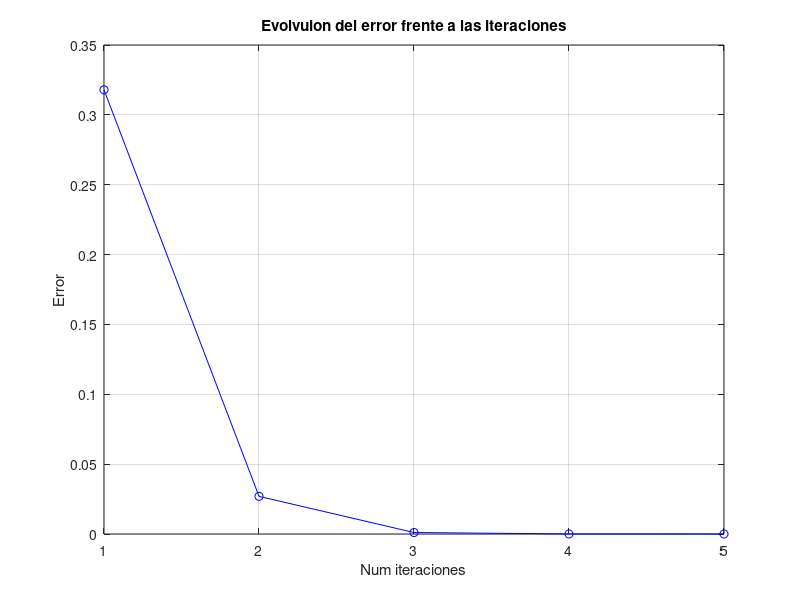
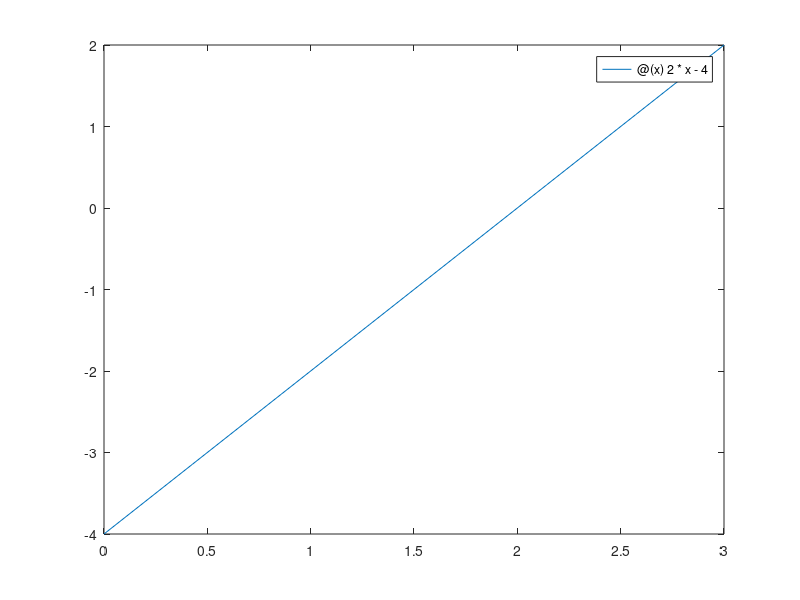

Recreate these plots in MATLAB, in order. (Note: this script raises an error after producing the figures.)
% Ejerjcicio 2
% a)
err=1;
i=0;
resultado=0;
x=27;
errores=[];
while err>10^-5
   
    resultado = resultado + (-1)^i*x^(2*i+1)/factorial(2*i+1);
    err = abs(sin(x)-resultado);
    i=i+1;
    errores(i)=abs(resultado-sin(x));

end

% Plot de la evolvuion del error frente a las iteraciones

plot(1:i,errores,'b-o');
title('Evolvuion del error frente a las iteraciones');
xlabel('Num iteraciones')
ylabel('Error')
grid on

%%
% b)
%Mejora del algoritmo
clc
x=27;
x=mod(x+pi,2*pi)-pi; %Reduce x al intervale [-pi,pi]
if abs(x) > pi/2
    if x<0
        x=-(pi+x);
    else 
        x=pi-x;
    end
end

y=0;
i=0;
errores=[];
while abs(y-sin(x))> 10^-5
    y=y+(-1)^i*x^(2*i+1)/factorial(2*i+1);
    i=i+1;
    errores(i)=abs(y-sin(x));

end

plot(1:i,errores,'b-o');
title('Evolvuion del error frente a las iteraciones');
xlabel('Num iteraciones')
ylabel('Error')
grid on

%%
% Ejercicio 3

x=10^-16;

if abs(x)<10^-15

    f = 1 + x^2/factorial(3);
else
    f = (exp(x)-exp(-x))/2*x;
end
disp(f);

%%
clear all
clc

f1= @(x) 2*x-4;
figure;
fplot(f1,[0,3]);
[c1,n1,E1_1,E2_1] = bisection(f1,0,3,10^-5,10^-5,100);
hold on
plot(c1,f1(c1),'ro');
grid on;
%%
close all; clear all; clc
f2=@(x) x^3*sin(x);
figure;
fplot(f2,[3,10])
grid on
[c2,n2,E1_2,E2_2] = bisection(f2,3,10,10^-5,10^-5,100);
hold on;
plot(c2,f2(c2),'ro');
